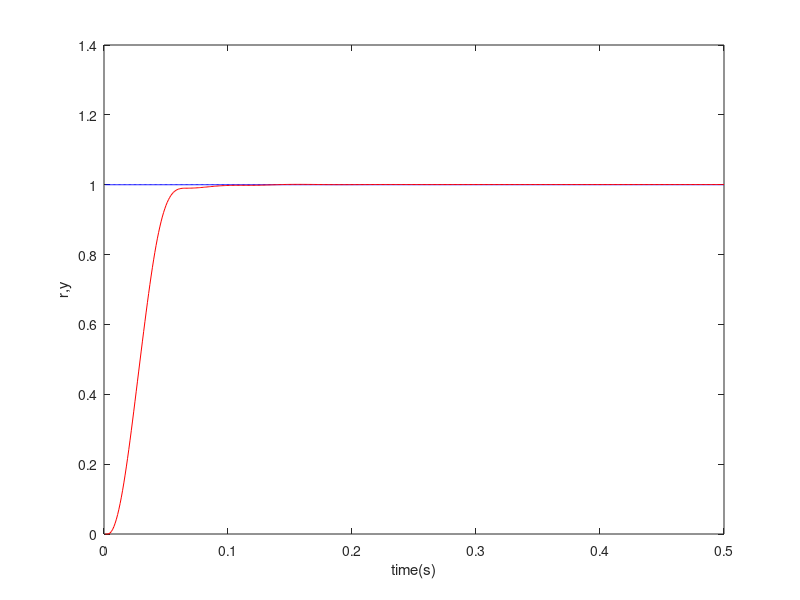
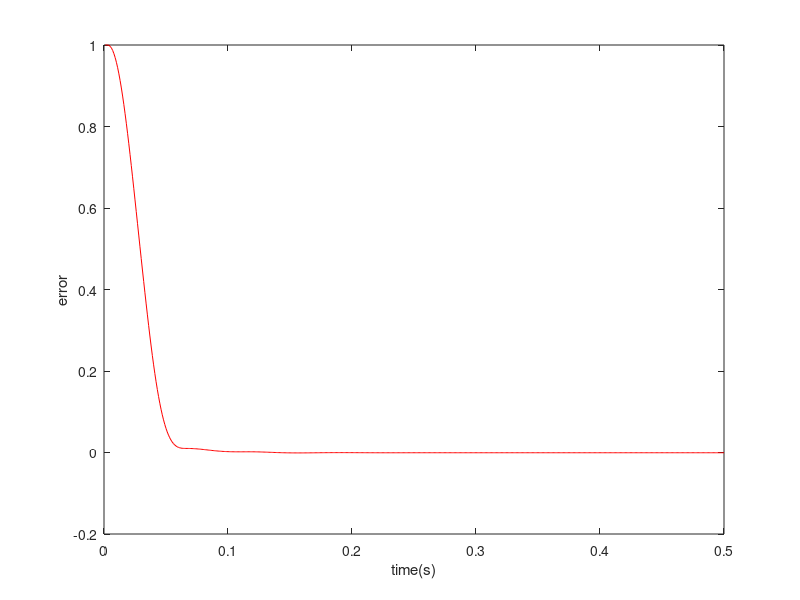

MATLAB code for these plots, in order:
%Expert PID Controller
clear all;
clc;
close all;
ts=0.001;  %采样时间

sys=tf(5.235e005,[1,87.35,1.047e004,0]);  %被控对象传递函数
dsys=c2d(sys,ts,'z'); %z变换，离散化
[num,den]=tfdata(dsys,'v');  %获得离散化模型的分子分母多项式系数。

u_1=0;u_2=0;u_3=0;   %控制变量u(k-1), u(k-2), u(k-3)初值
y_1=0;y_2=0;y_3=0;   %输出变量y(k-1), y(k-2), y(k-3)初值

x=[0,0,0]';          %误差，误差微分项，误差积分项
x2_1=0;

kp=0.6;
ki=0.03;     
kd=0.01;
% 上面是利用常规方法整定的PID参数值
error_1=0;  %误差e(k-1)初始值
for k=1:1:500
time(k)=k*ts;    %第k步的时间
   
r(k)=1.0;                    %输入为单位阶跃信号

u(k)=kp*x(1)+kd*x(2)+ki*x(3); %PID Controller

%Expert control rule
if abs(x(1))>0.8      %Rule1:误差特别大时开环控制（分段定值控制）
   u(k)=0.45;
elseif abs(x(1))>0.40        
   u(k)=0.40;
elseif abs(x(1))>0.20    
   u(k)=0.12; 
elseif abs(x(1))>0.01 
   u(k)=0.10;   
end   

if x(1)*x(2)>0|(x(2)==0)       %Rule2：误差绝对值增加时
   if abs(x(1))>=0.05
      u(k)=u_1+2*kp*x(1);       %误差较大时控制规则
   else
      u(k)=u_1+0.4*kp*x(1);     %误差较小时控制规则
   end
end
                                                                                                                                                                                                                                                                                                                                                                                                              
if (x(1)*x(2)<0&x(2)*x2_1>0)|(x(1)==0)   %Rule3：误差绝对值减小时，保持不变
    u(k)=u(k);
end

if x(1)*x(2)<0&x(2)*x2_1<0   %Rule4：误差处于极值状态时
   if abs(x(1))>=0.05
      u(k)=u_1+2*kp*error_1;  %误差极值较大时
   else
      u(k)=u_1+0.6*kp*error_1;  %误差极值较小时
   end
end

if abs(x(1))<=0.001   %Rule5:误差小于要求时，采用PI控制调节稳态误差
   u(k)=0.5*x(1)+0.010*x(3);
end

%Restricting the output of controller
if u(k)>=10
   u(k)=10;
end
if u(k)<=-10
   u(k)=-10;
end

%下面为离散化的被控对象模型
y(k)=-den(2)*y_1-den(3)*y_2-den(4)*y_3+num(1)*u(k)+num(2)*u_1+num(3)*u_2+num(4)*u_3;
error(k)=r(k)-y(k);

%----------Return of parameters------------%
u_3=u_2;u_2=u_1;u_1=u(k);  %更新控制变量
y_3=y_2;y_2=y_1;y_1=y(k);  %更新输出变量
   
x(1)=error(k);                % 比例分量x(1)=e(k)
x2_1=x(2);                    %更新误差变化率
x(2)=(error(k)-error_1)/ts;   % 微分分量x(2)=e(k)-e(k-1)
x(3)=x(3)+error(k)*ts;        % 积分分量x(3)=Σe(k)

error_1=error(k);             %更新误差e(k-1):e(k-1)=e(k)
end
figure(1);
plot(time,r,'b',time,y,'r');
xlabel('time(s)');ylabel('r,y');
figure(2);
plot(time,r-y,'r');
xlabel('time(s)');ylabel('error');